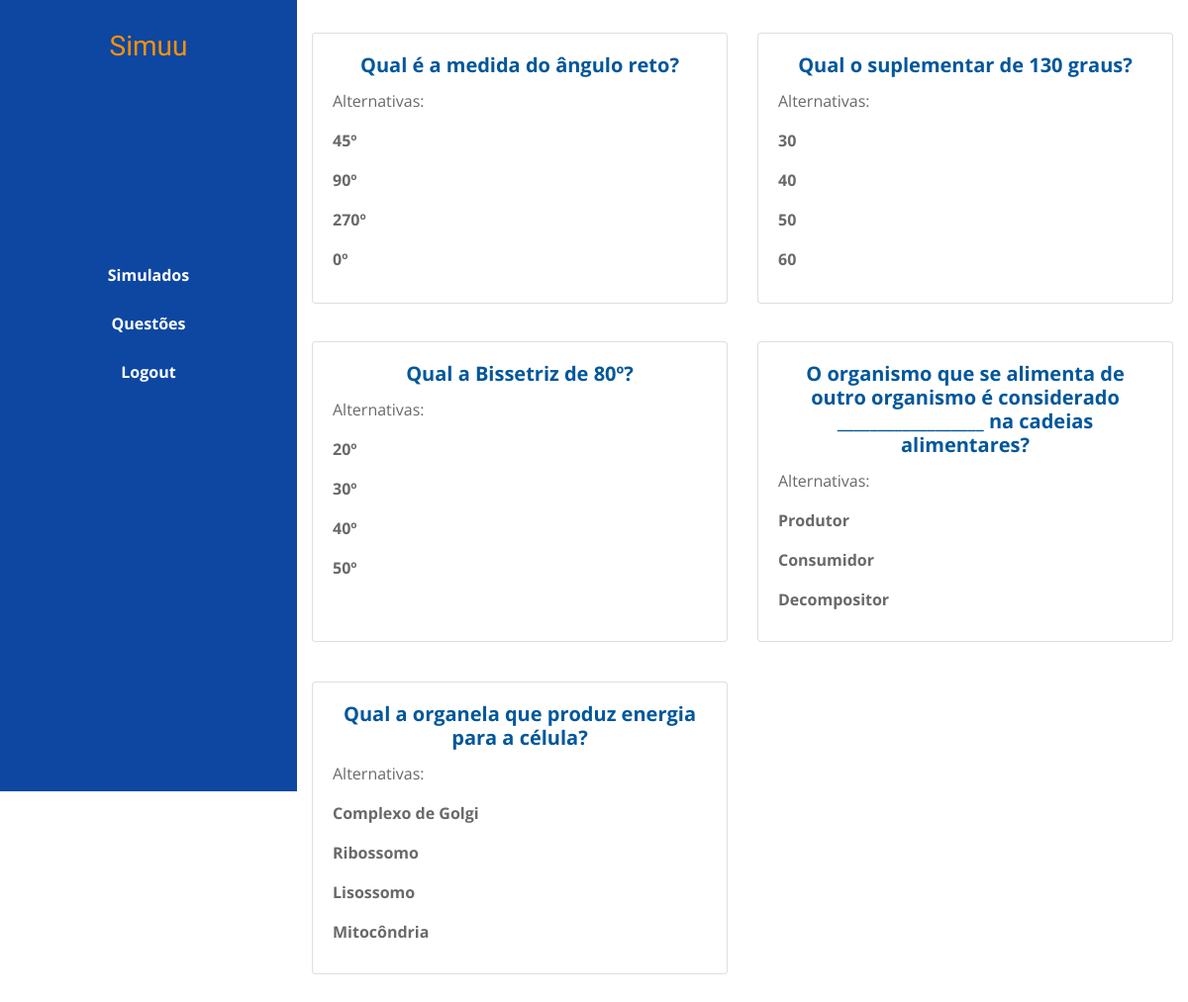
The app's page /simuu/listar_questoes/ (signed in) with its own data.
### simuu/models.py (models this page shows, shortened)
class Questao(models.Model):
    texto = models.TextField()
    pontuacao = models.PositiveIntegerField(default=0)
    simulado = models.ForeignKey('Simulado',on_delete=models.CASCADE)
    def get_respostas(self):
        return Resposta.objects.filter(questao=self)
    class Meta:
        verbose_name_plural = "questões"

class Resposta(models.Model):
    texto = models.CharField(max_length=200)
    questao = models.ForeignKey('Questao',on_delete=models.CASCADE)
    correta = models.BooleanField(default=False)
    def __str__(self):
        return self.texto
    class Meta:
        verbose_name_plural = "respostas"

### simuu/views.py (the view)
# urls.py: path('listar_questoes/', views.ListarQuestoes.as_view(), name='listarQuestoes'),
class ListarQuestoes(generic.ListView):
    model = Questao
    context_object_name = 'questoes'
    template_name = 'simuu/listarQuestoes.html'

### simuu/templates/simuu/listarQuestoes.html (shortened to what this page needs)
{% extends 'simuu/base.html' %}
{% block conteudo %}
    <div class="row row-eq-height mt-4">
        {% for questao in questoes %}
        <div class="col-md-6 col-sm-12 form-group pb-2">
            <div class="card mb-3 text-center">
                <div class="card-body">
                    <h5 class="card-title ">{{questao.texto}}</h5>
                    <p class="card-text text-left"> Alternativas: </p>
                    {% for r in questao.get_respostas %}
                        <p class="card-text text-left"> <strong>{{r}}</strong></p>
                    {% endfor %}
                </div>
            </div>
        </div>
        {% endfor %}
    </div>
{% endblock %}

### static/simuu/css/main.css (style rules this page uses)
* { font-family: 'Open Sans', sans-serif; font-size: 12pt; }
h5 { color: #01579B; font-weight: bold; }
body { min-height: 100vh; display: flex; flex-wrap: wrap; }
.card { background-color: white; height: 95%; padding-bottom: 10px; }
.card-body { position: relative; }
p { color: dimgray; }
.row-eq-height { display: -webkit-box; display: -webkit-flex; display: -ms-flexbox; display: flex; }

### records on screen
Questao: texto "Qual é a medida do ângulo reto?"
Resposta: texto "45º"
Resposta: texto "90º"
Resposta: texto "270º"
Resposta: texto "0º"
Questao: texto "Qual o suplementar de 130 graus?"
Resposta: texto "30"
Resposta: texto "40"
Resposta: texto "50"
Resposta: texto "60"
Questao: texto "Qual a Bissetriz de 80º?"
Resposta: texto "20º"
Resposta: texto "30º"
Resposta: texto "40º"
Resposta: texto "50º"
Questao: texto "O organismo que se alimenta de outro organismo é considerado __________________ na cadeias alimentares?"
Resposta: texto "Produtor"
Resposta: texto "Consumidor"
Resposta: texto "Decompositor"
Questao: texto "Qual a organela que produz energia para a célula?"
Resposta: texto "Complexo de Golgi"
Resposta: texto "Ribossomo"
Resposta: texto "Lisossomo"
Resposta: texto "Mitocôndria"
